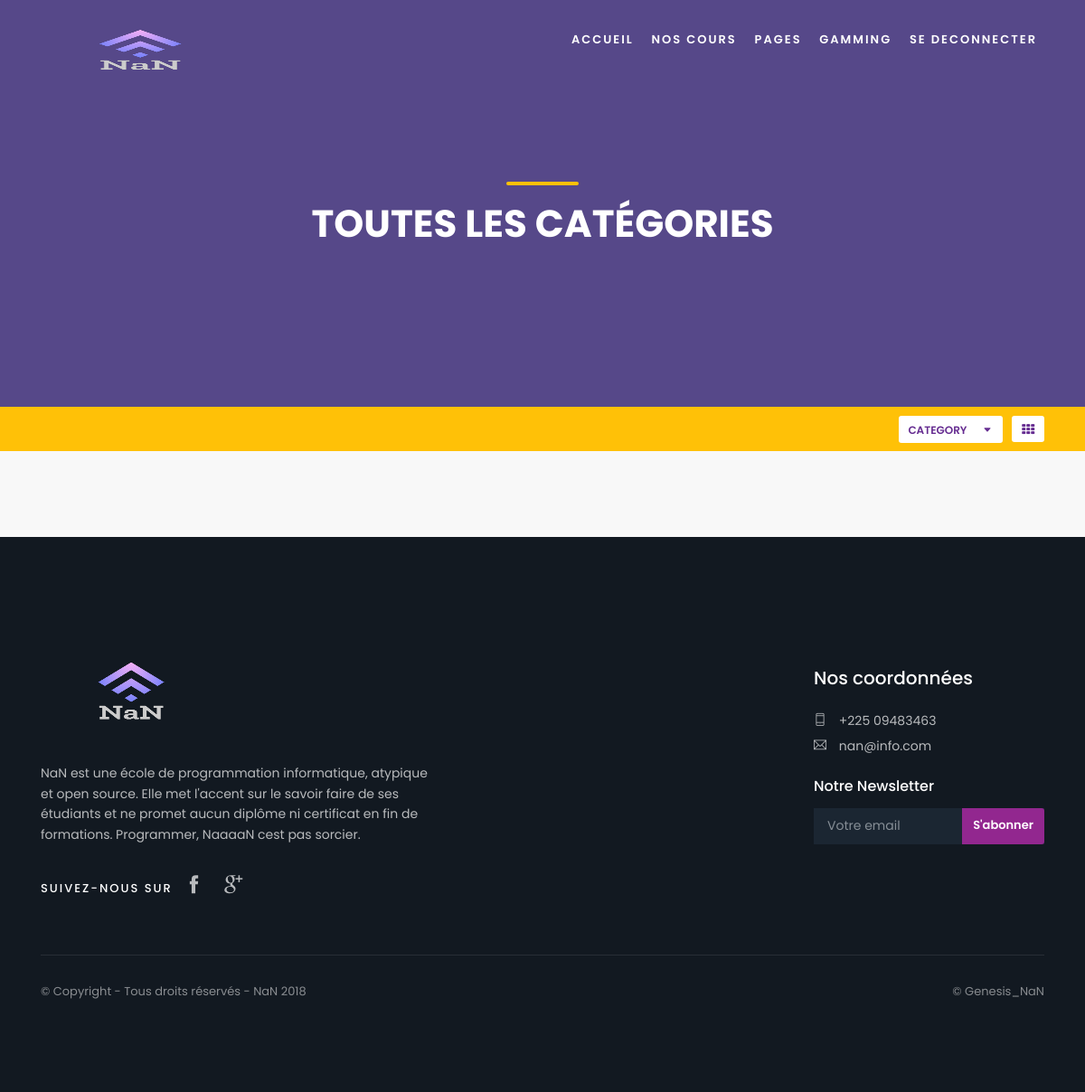
/client_section/courses-grid.php, run on an earlier commit of the app's database.
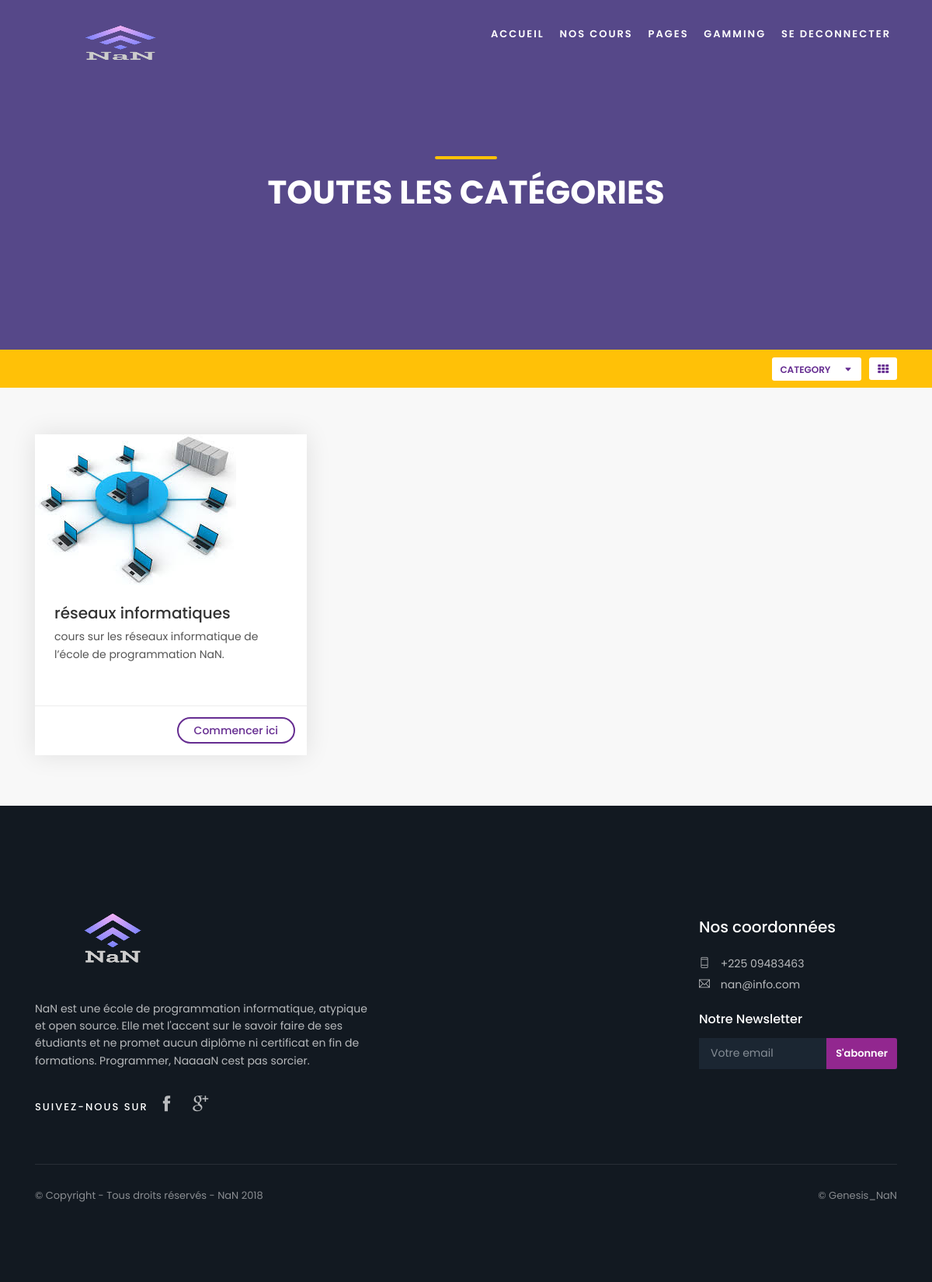
And on a later commit of the database.
### tables this page shows
CREATE TABLE IF NOT EXISTS `categories` (
  `id` int(11) NOT NULL AUTO_INCREMENT,
  `programmes` int(30) NOT NULL,
  `titre` varchar(30) NOT NULL,
  `img` varchar(30) NOT NULL,
  `descr` text NOT NULL,
  PRIMARY KEY (`id`)
);

### client_section/courses-grid.php (the view, shortened to what this page needs)
<!DOCTYPE html>
<html lang="en">
<head>
    <link href="css/bootstrap.min.css" rel="stylesheet">
    <link href="css/style.css" rel="stylesheet">
	<link href="css/vendors.css" rel="stylesheet">
	<link href="css/icon_fonts/css/all_icons.min.css" rel="stylesheet">
    <link href="css/custom.css" rel="stylesheet">
</head>
<body>
	<div id="page">
	<?php require "header.php"; ?>
	<main>
		<section id="hero_in" class="courses">
			<div class="wrapper">
				<div class="container">
					<h1 class="fadeInUp"><span></span>Toutes les catégories</h1>
				</div>
			</div>
		</section>
		<div class="filters_listing sticky_horizontal">
			<div class="container">
				<ul class="clearfix">
					<li>
						<div class="layout_view">
							<a href="#0" class="active"><i class="icon-th"></i></a>
						</div>
					</li>
					<li>
					</li>
				</ul>
			</div>
		</div>
		<div class="container margin_60_35">
			<div class="row">
				<?php
                try{
                  $bdd = new PDO('mysql:host=localhost;dbname=nansite;charset=utf8','root','');
                }
                catch(Exception $e){
                  die('Erreur : ' . $e->getMessage());
                }
                $reponse = $bdd->query('SELECT * FROM categories');
                while ($donnees = $reponse->fetch()) {
          		?>
				<div class="col-xl-4 col-lg-6 col-md-6">
					<div class="box_grid wow">
						<figure class="block-reveal">
							<a href="course-detail.php"><img src="img/images/reeseaux.jpg" class="img-fluid" alt=""></a>
						</figure>
						<div class="wrapper">
							<h3>
								<?php echo $donnees['titre']; ?>
							</h3>
							<p>
								<?php echo $donnees['descr']; ?>
							</p>
						</div>
						<ul>
							<li><a href="course-detail-2.php">Commencer ici</a></li>
						</ul>
					</div>
				</div>
				<?php
			        }
        		?>
			</div>
		</div>
	</main>
	<?php require "footer.php" ?>
	</div>
</body>
</html>

What changed in the data, as far as the page shows it:
added categories: titre "réseaux informatiques", descr "cours sur les réseaux informatique de l’école de programmation NaN."
